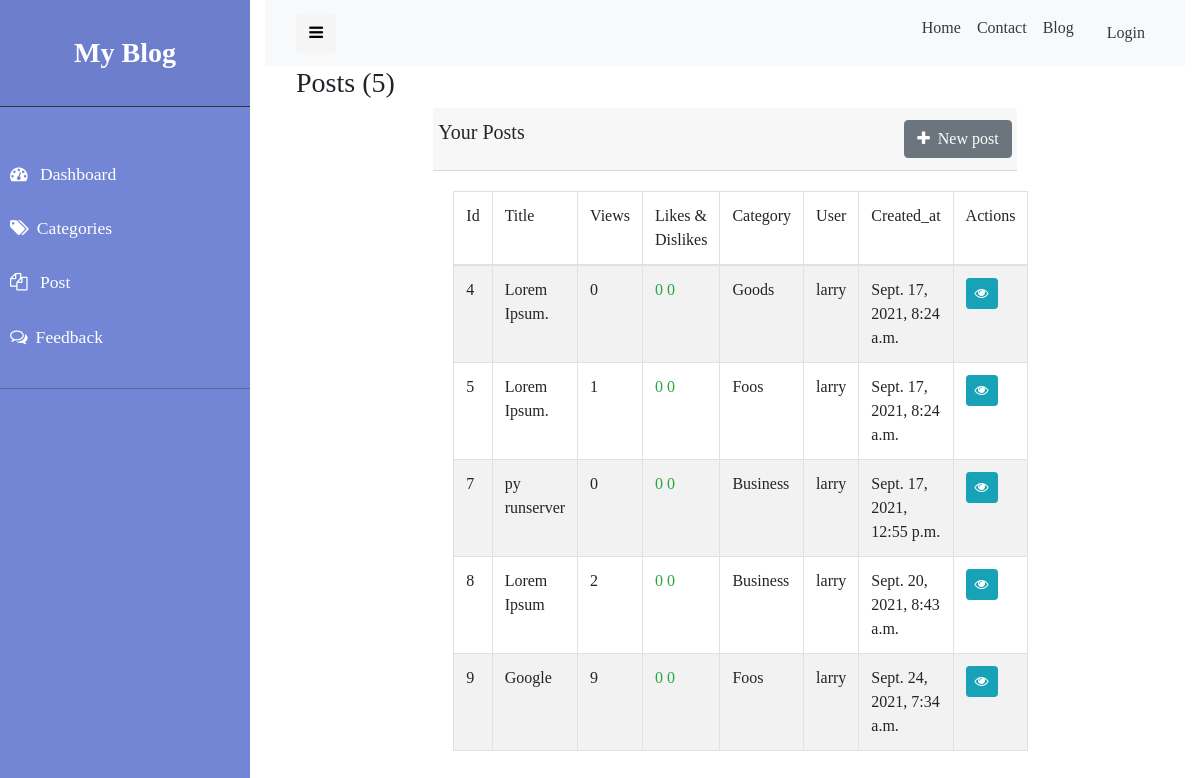
Before: /staff/posts with the older database file.
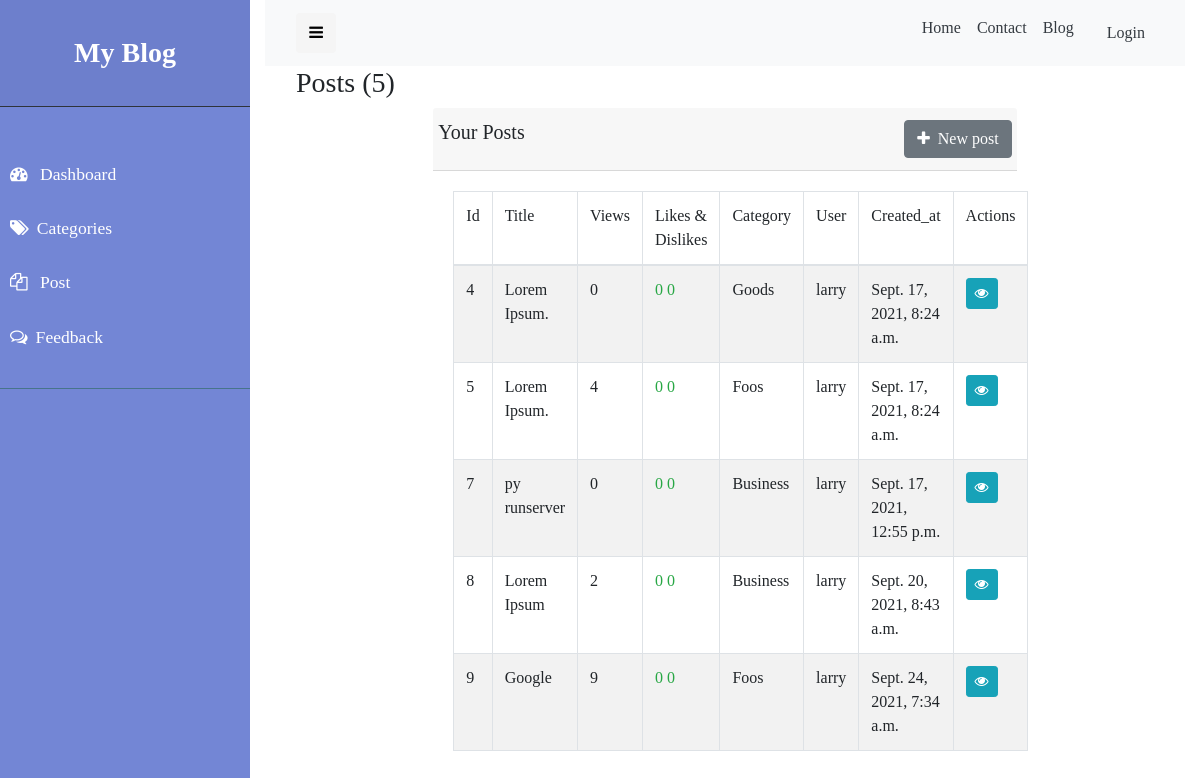
After: the same page with the newer database file.
### blog/models.py (models this page shows, shortened)
class Post(models.Model):
    tittle = models.CharField(max_length= 100)
    message = models.TextField()
    likes = models.IntegerField(default=0,blank=True)
    dislikes = models.IntegerField(default=0,blank=True)
    slug = models.SlugField(max_length=200)
    image_url = models.ImageField()
    views = models.IntegerField(default=0,blank=True)
    keywords = models.TextField()
    Category = models.ForeignKey(Category,on_delete=models.CASCADE,blank=True,null=False)
    user = models.ForeignKey(User,on_delete=models.CASCADE,blank=True,null=False)
    created_at = models.DateTimeField(auto_now_add=True)
    updated_at = models.DateTimeField(auto_now=True)
    class Meta:
        verbose_name_plural = 'Post'

class Category(models.Model):
    name = models.CharField(max_length = 50)
    views = models.IntegerField(default = 0,blank=True)
    slug = models.TextField(null=True,blank=True)
    created_at = models.DateTimeField(auto_now_add=True)
    updated_at = models.DateTimeField(auto_now=True)
    class Meta:
        verbose_name_plural = 'Categories'
    def __str__(self):
        return self.name

### blog/views.py (the view)
# urls.py: path('posts',PostList.as_view(),name='posts'),
class PostList(ListView):
    model = Post
    template_name = "blog/admin/posts.html"

### blog/templates/blog/admin/posts.html (shortened to what this page needs)
{% extends 'blog/admin/layouts/admin-base.html' %}
{% load static %}
{% block 'content' %}
<div class="container">
    <h3 class="mx-3"> Posts ({{post_list|length}}) </h3>
    <div class="row justify-content-center">
        <div class="col-lg-8">
            <div class="card-header">
                <div class="row ">
                    <h5>Your Posts</h5>
                    <a type="submit" href=" {% url 'add_post' %} " class="btn btn-secondary btn-md ml-auto"> <i
                            class="fa fa-plus mr-2 " aria-hidden="true"></i>New post</a>
                </div>
            </div>
            <div class="card-body">
                <table class="table table-striped table-bordered">
                    <thead>
                        <tr>
                            <td>Id</td>
                            <td>Title</td>
                            <td>Views</td>
                            <td>Likes & Dislikes</td>
                            <td>Category</td>
                            <td>User</td>
                            <td>Created_at</td>
                            <td>Actions</td>
                        </tr>
                    </thead>
                    <tbody>
                        {% for post in post_list %}
                        <tr>
                            <td>{{post.id}}</td>
                            <td>{{post.tittle}}</td>
                            <td>{{post.views}}</td>
                            <td>
                                <span class="text-success"> {{post.likes}} </span>
                                <span class="text-success"> {{post.dislikes}} </span>
                            </td>
                            <td>{{post.Category}}</td>
                            <td>{{post.user}}</td>
                            <td>{{post.created_at}}</td>
                            <td>
                                <a href=" {% url 'view_post' post.id %} " class="btn btn-info btn-sm">
                                    <i class="fa fa-eye"></i>
                                </a>
                            </td>
                        </tr>
                        {% endfor %}
                    </tbody>
                </table>
            </div>
        </div>
    </div>
</div>
{% endblock %}

Changed rows visible on the page:
changed Post id 5: views "1" → "4"
